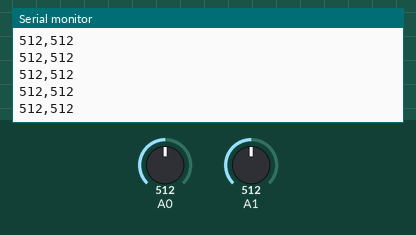
Bench run of a sketch on a simulated Arduino Mega 2560, built with avr-gcc and run on an emulated ATmega2560. On the bench: the last lines printed to the serial monitor. Inputs (shaded band) come from the test bench; at power-on: A0 = 512, A1 = 512.

Above: at 1.2 s.
1.3 s: A0 set to 716
At 1.32 s:
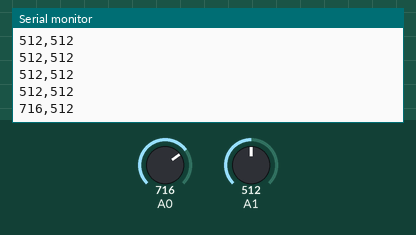
2.8 s: A1 set to 716
At 2.83 s:
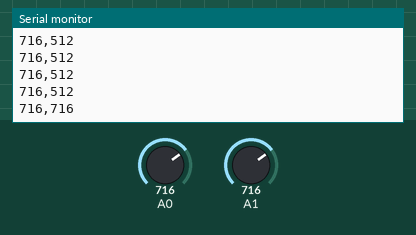
4.3 s: A0 set to 900
At 4.34 s:
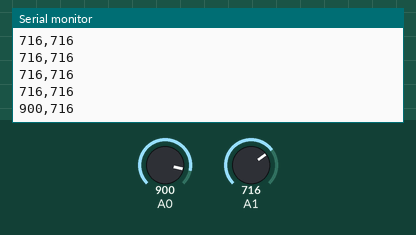
5.8 s: A1 set to 900
At 5.86 s:
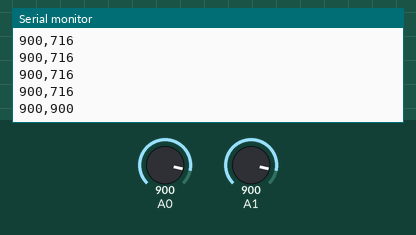
Timing chart, 0 to 8.3 s (numbered marks = the images above; inputs shaded):
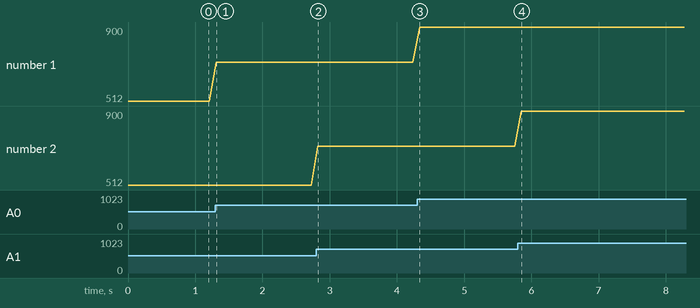

The sketch:

arduino.ino
```cpp
//Upload this code on arduino mini on HyperHeadphones product.
//A0 reads X value
//A1 reads Y value from the accelerometer
//Use Adafruit bluetooth module for communication between arduino and p5.js. (https://www.adafruit.com/products/1588)

void setup() {
  Serial1.begin(9600);
  Serial.begin(9600);

}

void loop() {
  int xvalue = analogRead(A0);
  Serial1.print(xvalue);
  Serial.print(xvalue);

  Serial1.print(",");
  Serial.print(",");

  int yvalue = analogRead(A1);
  Serial1.println(yvalue);
  Serial.println(yvalue);

  delay(100);
}
```

Measured:
- after the input at 1.3 s, the serial monitor: prints a new line at once (image 1)
- after the input at 2.8 s, the serial monitor: prints a new line at once (image 2)
- after the input at 4.3 s, the serial monitor: prints a new line at once (image 3)
- after the input at 5.8 s, the serial monitor: prints a new line after 0.05 s (image 4)
- plotted number 1: 512 → 716 after the input at 1.3 s, 716 → 900 after the input at 4.3 s
